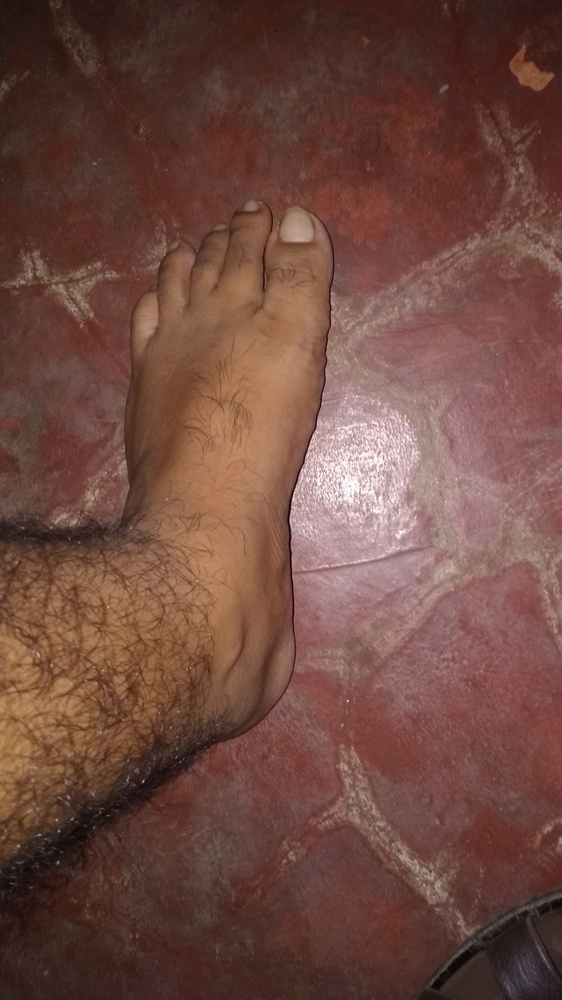
#> input picture Detecting object size/my.jpg, 562 x 1000 px, shrunk from 2340 x 4160 before the run, found by its file name
$ jupyter execute Untitled.ipynb   (older library calls are emulated)
#> lines starting #> are read from the running program, lines starting #| are printed output that depends on the picture; after the words box and inside, x2 and y2 are one past the last pixel; in counts of white or black regions, pixels touching at a corner belong together
#> further down, image is the input picture: shape (1000, 562, 3); mean B, G, R 64.7, 74.2, 111.9
[cell 1]
from imutils import paths
import numpy as np
import imutils
import cv2

[cell 2]
def find_marker(image):
    gray = cv2.cvtColor(image, cv2.COLOR_BGR2GRAY)
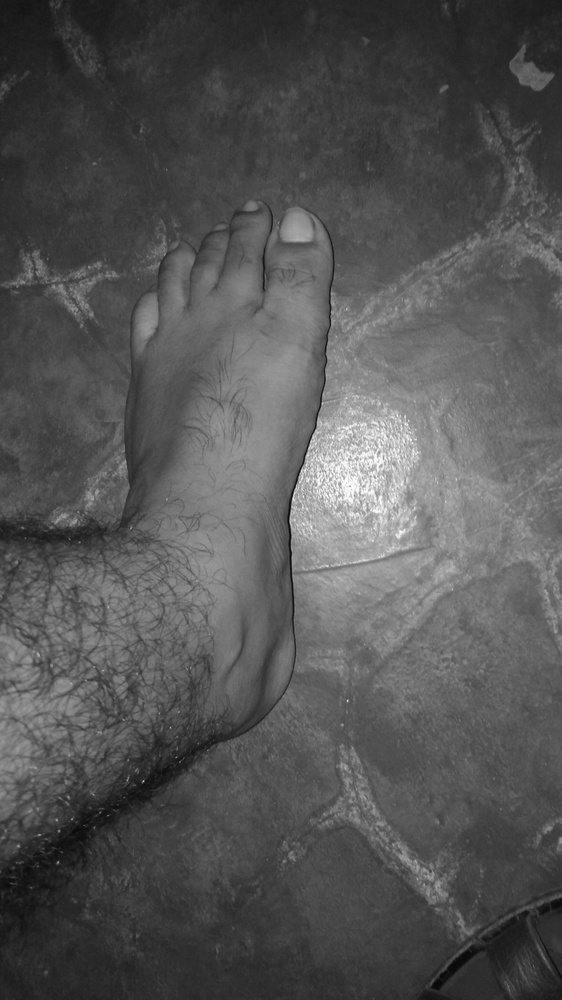
#> gray: shape (1000, 562); min 6, max 253, mean 84.4
    gray = cv2.GaussianBlur(gray, (5, 5), 0)
    edged = cv2.Canny(gray, 35, 125)
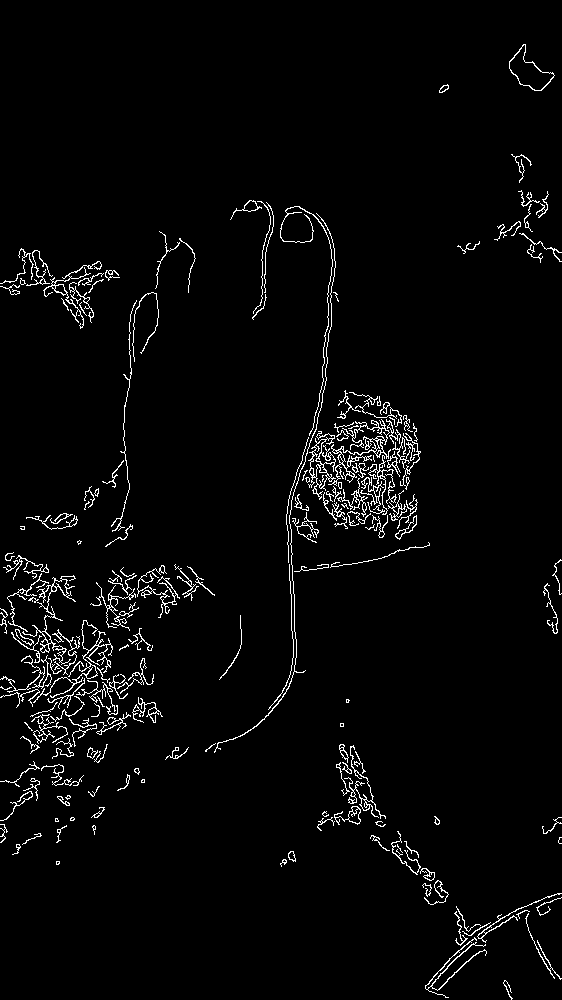
#> edged: shape (1000, 562); 3% white in thin lines or dots

    cnts = cv2.findContours(edged.copy(), cv2.RETR_LIST, cv2.CHAIN_APPROX_SIMPLE)
#> cnts = 333 contours, 207 with area under 20; largest, box (x1, y1, x2, y2) and area: (509, 44, 555, 91) 929, (509, 44, 555, 91) 878, (308, 431, 336, 500) 650, (328, 419, 391, 486) 420, (22, 575, 76, 665) 346
    cnts = imutils.grab_contours(cnts)
    c = max(cnts, key = cv2.contourArea)
#> c = contour of 55 points, box (x1, y1, x2, y2) (509, 44, 555, 91), area 929

    return cv2.minAreaRect(c)

[cell 3]
def distance_to_camera(knownWidth, focalLength, perWidth):
    # compute and return the distance from the maker to the camera
    return (knownWidth * focalLength) / perWidth

[cell 4]
KNOWN_DISTANCE = 10
# initialize the known object width, which in this case, the piece of
# paper is 12 inches wide
KNOWN_WIDTH = 8
# load the furst image that contains an object that is KNOWN TO BE 2 feet
# from our camera, then find the paper marker in the image, and initialize
# the focal length
image = cv2.imread("/home/dheeraj/my_projects/my_project_env/practice/motion_detector/Detecting object size/my.jpg")
marker = find_marker(image)
#> marker = ((528.6, 70.31), (31.41, 45.6), -43.99)
focalLength = (marker[1][0] * KNOWN_DISTANCE) / KNOWN_WIDTH
#> focalLength = 39.26

[cell 5]
for imagePath in sorted(paths.list_images("images")):
    image = cv2.imread(imagePath)
    marker = find_marker(image)
    inches = distance_to_camera(KNOWN_WIDTH, focalLength, marker[1][0])
    # draw a bounding box around the image and display it
    box = cv2.cv.BoxPoints(marker) if imutils.is_cv2() else cv2.boxPoints(marker)
    box = np.int0(box)
    cv2.drawContours(image, [box], -1, (0, 255, 0), 2)
    cv2.putText(image, "%.2fft" % (inches / 12),
        (image.shape[1] - 200, image.shape[0] - 20), cv2.FONT_HERSHEY_SIMPLEX, 2.0, (0, 255, 0), 3)
    cv2.imshow("image", image)
    cv2.waitKey(0)
    cv2.destroyAllWindows()

[cell 6]
def find_marker(image):
    gray = cv2.cvtColor(image, cv2.COLOR_BGR2GRAY)
    gray = cv2.GaussianBlur(gray, (5, 5), 0)
    edged = cv2.Canny(gray, 35, 125)

    cnts = cv2.findContours(edged.copy(), cv2.RETR_LIST, cv2.CHAIN_APPROX_SIMPLE)
    cnts = imutils.grab_contours(cnts)
    c = max(cnts, key = cv2.contourArea)

    return cv2.minAreaRect(c)

def distance_to_camera(knownWidth, focalLength, perWidth):
    # compute and return the distance from the maker to the camera
    return (knownWidth * focalLength) / perWidth

KNOWN_DISTANCE = 12
# initialize the known object width, which in this case, the piece of
# paper is 12 inches wide
KNOWN_WIDTH = 8
# load the furst image that contains an object that is KNOWN TO BE 2 feet
# from our camera, then find the paper marker in the image, and initialize
# the focal length
image = cv2.imread("/home/dheeraj/my_projects/my_project_env/practice/motion_detector/Detecting object size/my.jpg")
marker = find_marker(image)
cv2.imshow("image", image)
focalLength = (marker[1][0] * KNOWN_DISTANCE) / KNOWN_WIDTH
#> focalLength = 47.11

for imagePath in sorted(paths.list_images("images")):
    image = cv2.imread(imagePath)
    marker = find_marker(image)
    inches = distance_to_camera(KNOWN_WIDTH, focalLength, marker[1][0])
    # draw a bounding box around the image and display it
    box = cv2.cv.BoxPoints(marker) if imutils.is_cv2() else cv2.boxPoints(marker)
    box = np.int0(box)
    cv2.drawContours(image, [box], -1, (0, 255, 0), 2)
    cv2.putText(image, "%.2fft" % (inches / 12),
        (image.shape[1] - 200, image.shape[0] - 20), cv2.FONT_HERSHEY_SIMPLEX, 2.0, (0, 255, 0), 3)
    cv2.imshow("image", image)
    cv2.waitKey(0)
    cv2.destroyAllWindows()
